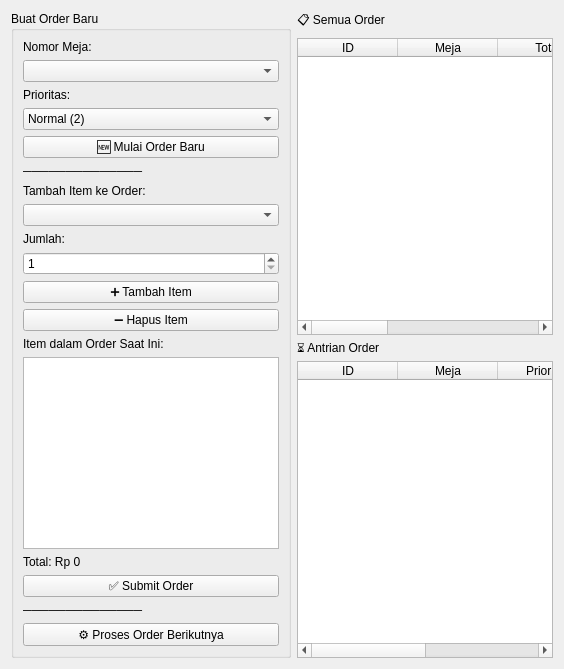
          <widget class="QWidget" name="orderManajSubTab">
           <attribute name="title">
            <string>📝 Manajemen Order</string>
           </attribute>
           <layout class="QHBoxLayout" name="orderLayout">
            <item>
             <widget class="QGroupBox" name="orderCreateBox">
              <property name="title">
               <string>Buat Order Baru</string>
              </property>
              <layout class="QVBoxLayout" name="orderFormLayout">
               <item>
                <widget class="QLabel" name="lblOrderTable">
                 <property name="text">
                  <string>Nomor Meja:</string>
                 </property>
                </widget>
               </item>
               <item>
                <widget class="QComboBox" name="orderTableSelect"/>
               </item>
               <item>
                <widget class="QLabel" name="lblOrderPriority">
                 <property name="text">
                  <string>Prioritas:</string>
                 </property>
                </widget>
               </item>
               <item>
                <widget class="QComboBox" name="orderPrioritySelect">
                 <item>
                  <property name="text">
                   <string>Normal (2)</string>
                  </property>
                 </item>
                 <item>
                  <property name="text">
                   <string>VIP (1)</string>
                  </property>
                 </item>
                </widget>
               </item>
               <item>
                <widget class="QPushButton" name="btnCreateOrder">
                 <property name="text">
                  <string>🆕 Mulai Order Baru</string>
                 </property>
                </widget>
               </item>
               <item>
                <widget class="QLabel" name="lblOrderSep1">
                 <property name="text">
                  <string>──────────────</string>
                 </property>
                </widget>
               </item>
               <item>
                <widget class="QLabel" name="lblAddItem">
                 <property name="text">
                  <string>Tambah Item ke Order:</string>
                 </property>
                </widget>
               </item>
               <item>
                <widget class="QComboBox" name="orderMenuSelect"/>
               </item>
               <item>
                <widget class="QLabel" name="lblOrderQty">
                 <property name="text">
                  <string>Jumlah:</string>
                 </property>
                </widget>
               </item>
               <item>
                <widget class="QSpinBox" name="orderQtyInput">
                 <property name="minimum">
                  <number>1</number>
                 </property>
                 <property name="maximum">
                  <number>50</number>
                 </property>
                </widget>
               </item>
               <item>
                <widget class="QPushButton" name="btnAddItemToOrder">
                 <property name="text">
                  <string>➕ Tambah Item</string>
                 </property>
                </widget>
               </item>
               <item>
                <widget class="QPushButton" name="btnRemoveItemFromOrder">
                 <property name="text">
                  <string>➖ Hapus Item</string>
                 </property>
                </widget>
               </item>
               <item>
                <widget class="QLabel" name="lblCurrentOrderItems">
                 <property name="text">
                  <string>Item dalam Order Saat Ini:</string>
                 </property>
                </widget>
               </item>
               <item>
                <widget class="QListWidget" name="orderItemList"/>
               </item>
               <item>
                <widget class="QLabel" name="lblOrderTotal">
                 <property name="text">
                  <string>Total: Rp 0</string>
                 </property>
                </widget>
               </item>
               <item>
                <widget class="QPushButton" name="btnSubmitOrder">
                 <property name="text">
                  <string>✅ Submit Order</string>
                 </property>
                </widget>
               </item>
               <item>
                <widget class="QLabel" name="lblOrderSep2">
                 <property name="text">
                  <string>──────────────</string>
                 </property>
                </widget>
               </item>
               <item>
                <widget class="QPushButton" name="btnProcessNextOrder">
                 <property name="text">
                  <string>⚙ Proses Order Berikutnya</string>
                 </property>
                </widget>
               </item>
               <item>
                <spacer name="orderFormSpacer">
                 <property name="orientation">
                  <enum>Qt::Orientation::Vertical</enum>
                 </property>
                 <property name="sizeHint" stdset="0">
                  <size>
                   <width>0</width>
                   <height>0</height>
                  </size>
                 </property>
                </spacer>
               </item>
              </layout>
             </widget>
            </item>
            <item>
             <layout class="QVBoxLayout" name="orderRightLayout">
              <item>
               <widget class="QLabel" name="lblOrderTableTitle">
                <property name="text">
                 <string>📋 Semua Order</string>
                </property>
               </widget>
              </item>
              <item>
               <widget class="QTableWidget" name="orderTable">
                <property name="editTriggers">
                 <set>QAbstractItemView::EditTrigger::NoEditTriggers</set>
                </property>
                <property name="alternatingRowColors">
                 <bool>true</bool>
                </property>
                <property name="selectionBehavior">
                 <enum>QAbstractItemView::SelectionBehavior::SelectRows</enum>
                </property>
                <column>
                 <property name="text">
                  <string>ID</string>
                 </property>
                </column>
                <column>
                 <property name="text">
                  <string>Meja</string>
                 </property>
                </column>
                <column>
                 <property name="text">
                  <string>Total</string>
                 </property>
                </column>
                <column>
                 <property name="text">
                  <string>Status</string>
                 </property>
                </column>
                <column>
                 <property name="text">
                  <string>Prioritas</string>
                 </property>
                </column>
                <column>
                 <property name="text">
                  <string>Aksi</string>
                 </property>
                </column>
               </widget>
              </item>
              <item>
               <widget class="QLabel" name="lblPendingTitle">
                <property name="text">
                 <string>⏳ Antrian Order</string>
                </property>
               </widget>
              </item>
              <item>
               <widget class="QTableWidget" name="pendingOrdersTable">
                <property name="editTriggers">
                 <set>QAbstractItemView::EditTrigger::NoEditTriggers</set>
                </property>
                <column>
                 <property name="text">
                  <string>ID</string>
                 </property>
                </column>
                <column>
                 <property name="text">
                  <string>Meja</string>
                 </property>
                </column>
                <column>
                 <property name="text">
                  <string>Prioritas</string>
                 </property>
                </column>
                <column>
                 <property name="text">
                  <string>Total</string>
                 </property>
                </column>
               </widget>
              </item>
             </layout>
            </item>
           </layout>
          </widget>
